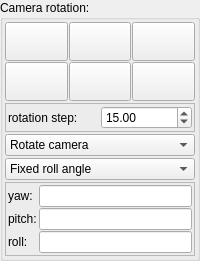
          <widget class="QGroupBox" name="groupBox_rotation">
           <property name="toolTip">
            <string>&lt;html&gt;&lt;head/&gt;&lt;body&gt;&lt;p&gt;Controls for camera rotation in three different axes&lt;/p&gt;&lt;p&gt;&lt;img src=&quot;:/tooltips/tooltips_images/Yaw_Pich_Roll.png&quot;/&gt;&lt;/p&gt;&lt;p&gt;image source: &amp;quot;&lt;a href=&quot;http://commons.wikimedia.org/wiki/File:Yaw_Axis_Corrected.svg#/media/File:Yaw_Axis_Corrected.svg&quot;&gt;&lt;span style=&quot; text-decoration: underline; color:#ae6326;&quot;&gt;Yaw Axis Corrected&lt;/span&gt;&lt;/a&gt;&amp;quot; by &lt;a href=&quot;//commons.wikimedia.org/wiki/File:Yaw_Axis.svg&quot;&gt;&lt;span style=&quot; text-decoration: underline; color:#ae6326;&quot;&gt;Yaw_Axis.svg&lt;/span&gt;&lt;/a&gt;: &lt;a href=&quot;//commons.wikimedia.org/wiki/User:Auawise&quot;&gt;&lt;span style=&quot; text-decoration: underline; color:#ae6326;&quot;&gt;Auawise&lt;/span&gt;&lt;/a&gt;derivative work: &lt;a href=&quot;//commons.wikimedia.org/w/index.php?title=User:Jrvz&amp;amp;action=edit&amp;amp;redlink=1&quot;&gt;&lt;span style=&quot; text-decoration: underline; color:#ae6326;&quot;&gt;Jrvz&lt;/span&gt;&lt;/a&gt; (&lt;a href=&quot;//commons.wikimedia.org/w/index.php?title=User_talk:Jrvz&amp;amp;action=edit&amp;amp;redlink=1&quot;&gt;&lt;span style=&quot; text-decoration: underline; color:#ae6326;&quot;&gt;talk&lt;/span&gt;&lt;/a&gt;) - &lt;a href=&quot;//commons.wikimedia.org/wiki/File:Yaw_Axis.svg&quot;&gt;&lt;span style=&quot; text-decoration: underline; color:#ae6326;&quot;&gt;Yaw_Axis.svg&lt;/span&gt;&lt;/a&gt;. Licensed under &lt;a href=&quot;http://creativecommons.org/licenses/by-sa/3.0&quot;&gt;&lt;span style=&quot; text-decoration: underline; color:#ae6326;&quot;&gt;CC BY-SA 3.0&lt;/span&gt;&lt;/a&gt; via &lt;a href=&quot;//commons.wikimedia.org/wiki/&quot;&gt;&lt;span style=&quot; text-decoration: underline; color:#ae6326;&quot;&gt;Wikimedia Commons&lt;/span&gt;&lt;/a&gt;.&lt;/p&gt;&lt;/body&gt;&lt;/html&gt;</string>
           </property>
           <property name="title">
            <string>Camera rotation:</string>
           </property>
           <layout class="QVBoxLayout" name="verticalLayout_3">
            <property name="spacing">
             <number>2</number>
            </property>
            <property name="leftMargin">
             <number>2</number>
            </property>
            <property name="topMargin">
             <number>2</number>
            </property>
            <property name="rightMargin">
             <number>2</number>
            </property>
            <property name="bottomMargin">
             <number>2</number>
            </property>
            <item>
             <layout class="QGridLayout" name="gridLayout_2">
              <property name="spacing">
               <number>1</number>
              </property>
              <item row="2" column="1">
               <widget class="QToolButton" name="bu_rotate_roll_left">
                <property name="sizePolicy">
                 <sizepolicy hsizetype="Minimum" vsizetype="Fixed">
                  <horstretch>0</horstretch>
                  <verstretch>0</verstretch>
                 </sizepolicy>
                </property>
                <property name="minimumSize">
                 <size>
                  <width>0</width>
                  <height>0</height>
                 </size>
                </property>
                <property name="toolTip">
                 <string>&lt;html&gt;&lt;head/&gt;&lt;body&gt;&lt;p&gt;Roll left&lt;/p&gt;&lt;/body&gt;&lt;/html&gt;</string>
                </property>
                <property name="text">
                 <string/>
                </property>
                <property name="icon">
                 <iconset theme="object-rotate-left" resource="icons.qrc">
                  <normaloff>:/navigation/icons/object-rotate-left.png</normaloff>:/navigation/icons/object-rotate-left.png</iconset>
                </property>
                <property name="iconSize">
                 <size>
                  <width>32</width>
                  <height>32</height>
                 </size>
                </property>
               </widget>
              </item>
              <item row="2" column="2">
               <widget class="QToolButton" name="bu_rotate_up">
                <property name="sizePolicy">
                 <sizepolicy hsizetype="Minimum" vsizetype="Fixed">
                  <horstretch>0</horstretch>
                  <verstretch>0</verstretch>
                 </sizepolicy>
                </property>
                <property name="minimumSize">
                 <size>
                  <width>0</width>
                  <height>0</height>
                 </size>
                </property>
                <property name="toolTip">
                 <string>&lt;html&gt;&lt;head/&gt;&lt;body&gt;&lt;p&gt;Pitch up&lt;/p&gt;&lt;/body&gt;&lt;/html&gt;</string>
                </property>
                <property name="text">
                 <string/>
                </property>
                <property name="icon">
                 <iconset theme="go-up" resource="icons.qrc">
                  <normaloff>:/navigation/icons/go-up.png</normaloff>:/navigation/icons/go-up.png</iconset>
                </property>
                <property name="iconSize">
                 <size>
                  <width>32</width>
                  <height>32</height>
                 </size>
                </property>
               </widget>
              </item>
              <item row="2" column="3">
               <widget class="QToolButton" name="bu_rotate_roll_right">
                <property name="sizePolicy">
                 <sizepolicy hsizetype="Minimum" vsizetype="Fixed">
                  <horstretch>0</horstretch>
                  <verstretch>0</verstretch>
                 </sizepolicy>
                </property>
                <property name="minimumSize">
                 <size>
                  <width>0</width>
                  <height>0</height>
                 </size>
                </property>
                <property name="toolTip">
                 <string>&lt;html&gt;&lt;head/&gt;&lt;body&gt;&lt;p&gt;Roll right&lt;/p&gt;&lt;/body&gt;&lt;/html&gt;</string>
                </property>
                <property name="text">
                 <string/>
                </property>
                <property name="icon">
                 <iconset theme="object-rotate-right" resource="icons.qrc">
                  <normaloff>:/navigation/icons/object-rotate-right.png</normaloff>:/navigation/icons/object-rotate-right.png</iconset>
                </property>
                <property name="iconSize">
                 <size>
                  <width>32</width>
                  <height>32</height>
                 </size>
                </property>
               </widget>
              </item>
              <item row="3" column="1">
               <widget class="QToolButton" name="bu_rotate_left">
                <property name="sizePolicy">
                 <sizepolicy hsizetype="Minimum" vsizetype="Fixed">
                  <horstretch>0</horstretch>
                  <verstretch>0</verstretch>
                 </sizepolicy>
                </property>
                <property name="minimumSize">
                 <size>
                  <width>0</width>
                  <height>0</height>
                 </size>
                </property>
                <property name="toolTip">
                 <string>&lt;html&gt;&lt;head/&gt;&lt;body&gt;&lt;p&gt;Yaw left&lt;/p&gt;&lt;/body&gt;&lt;/html&gt;</string>
                </property>
                <property name="text">
                 <string/>
                </property>
                <property name="icon">
                 <iconset theme="go-previous" resource="icons.qrc">
                  <normaloff>:/navigation/icons/go-previous.png</normaloff>:/navigation/icons/go-previous.png</iconset>
                </property>
                <property name="iconSize">
                 <size>
                  <width>32</width>
                  <height>32</height>
                 </size>
                </property>
               </widget>
              </item>
              <item row="3" column="2">
               <widget class="QToolButton" name="bu_rotate_down">
                <property name="sizePolicy">
                 <sizepolicy hsizetype="Minimum" vsizetype="Fixed">
                  <horstretch>0</horstretch>
                  <verstretch>0</verstretch>
                 </sizepolicy>
                </property>
                <property name="minimumSize">
                 <size>
                  <width>0</width>
                  <height>0</height>
                 </size>
                </property>
                <property name="toolTip">
                 <string>&lt;html&gt;&lt;head/&gt;&lt;body&gt;&lt;p&gt;Pitch down&lt;/p&gt;&lt;/body&gt;&lt;/html&gt;</string>
                </property>
                <property name="text">
                 <string/>
                </property>
                <property name="icon">
                 <iconset theme="go-down" resource="icons.qrc">
                  <normaloff>:/navigation/icons/go-down.png</normaloff>:/navigation/icons/go-down.png</iconset>
                </property>
                <property name="iconSize">
                 <size>
                  <width>32</width>
                  <height>32</height>
                 </size>
                </property>
               </widget>
              </item>
              <item row="3" column="3">
               <widget class="QToolButton" name="bu_rotate_right">
                <property name="sizePolicy">
                 <sizepolicy hsizetype="Minimum" vsizetype="Fixed">
                  <horstretch>0</horstretch>
                  <verstretch>0</verstretch>
                 </sizepolicy>
                </property>
                <property name="minimumSize">
                 <size>
                  <width>0</width>
                  <height>0</height>
                 </size>
                </property>
                <property name="toolTip">
                 <string>&lt;html&gt;&lt;head/&gt;&lt;body&gt;&lt;p&gt;Yaw right&lt;/p&gt;&lt;/body&gt;&lt;/html&gt;</string>
                </property>
                <property name="text">
                 <string/>
                </property>
                <property name="icon">
                 <iconset theme="go-next" resource="icons.qrc">
                  <normaloff>:/navigation/icons/go-next.png</normaloff>:/navigation/icons/go-next.png</iconset>
                </property>
                <property name="iconSize">
                 <size>
                  <width>32</width>
                  <height>32</height>
                 </size>
                </property>
               </widget>
              </item>
             </layout>
            </item>
            <item>
             <widget class="QFrame" name="single_camera_movement_step_de_3">
              <property name="frameShape">
               <enum>QFrame::StyledPanel</enum>
              </property>
              <property name="frameShadow">
               <enum>QFrame::Raised</enum>
              </property>
              <layout class="QVBoxLayout" name="verticalLayout_57">
               <property name="spacing">
                <number>2</number>
               </property>
               <property name="leftMargin">
                <number>2</number>
               </property>
               <property name="topMargin">
                <number>2</number>
               </property>
               <property name="rightMargin">
                <number>2</number>
               </property>
               <property name="bottomMargin">
                <number>2</number>
               </property>
               <item>
                <layout class="QHBoxLayout" name="horizontalLayout_11">
                 <property name="spacing">
                  <number>2</number>
                 </property>
                 <item>
                  <widget class="QLabel" name="label_125">
                   <property name="text">
                    <string>rotation step:</string>
                   </property>
                  </widget>
                 </item>
                 <item>
                  <widget class="MyDoubleSpinBox" name="spinbox_camera_rotation_step">
                   <property name="sizePolicy">
                    <sizepolicy hsizetype="Minimum" vsizetype="Maximum">
                     <horstretch>0</horstretch>
                     <verstretch>0</verstretch>
                    </sizepolicy>
                   </property>
                   <property name="toolTip">
                    <string>&lt;html&gt;&lt;head/&gt;&lt;body&gt;&lt;p&gt;Step of rotation in degrees&lt;/p&gt;&lt;/body&gt;&lt;/html&gt;</string>
                   </property>
                   <property name="prefix">
                    <string/>
                   </property>
                   <property name="suffix">
                    <string/>
                   </property>
                   <property name="decimals">
                    <number>2</number>
                   </property>
                   <property name="minimum">
                    <double>0.100000000000000</double>
                   </property>
                   <property name="maximum">
                    <double>90.000000000000000</double>
                   </property>
                   <property name="singleStep">
                    <double>1.000000000000000</double>
                   </property>
                   <property name="value">
                    <double>15.000000000000000</double>
                   </property>
                  </widget>
                 </item>
                </layout>
               </item>
              </layout>
             </widget>
            </item>
            <item>
             <widget class="MyComboBox" name="comboBox_camera_rotation_mode">
              <property name="sizePolicy">
               <sizepolicy hsizetype="Preferred" vsizetype="Maximum">
                <horstretch>0</horstretch>
                <verstretch>0</verstretch>
               </sizepolicy>
              </property>
              <property name="toolTip">
               <string>&lt;html&gt;&lt;head/&gt;&lt;body&gt;&lt;p&gt;Modes of camera rotation&lt;/p&gt;&lt;p&gt;&lt;span style=&quot; font-style:italic;&quot;&gt;Rotate camera&lt;/span&gt; - rotates the camera by moving the target around the camera&lt;/p&gt;&lt;p&gt;&lt;img src=&quot;:/tooltips/tooltips_images/rotate target around camera.png&quot;/&gt;&lt;/p&gt;&lt;p&gt;Rotate around target - rotates the camera by moving camera around the target&lt;/p&gt;&lt;p&gt;&lt;img src=&quot;:/tooltips/tooltips_images/rotate camera around target.png&quot;/&gt;&lt;/p&gt;&lt;p&gt;&lt;br/&gt;&lt;/p&gt;&lt;/body&gt;&lt;/html&gt;</string>
              </property>
              <item>
               <property name="text">
                <string>Rotate camera</string>
               </property>
              </item>
              <item>
               <property name="text">
                <string>Rotate around target</string>
               </property>
              </item>
             </widget>
            </item>
            <item>
             <widget class="MyComboBox" name="comboBox_camera_straight_rotation">
              <property name="sizePolicy">
               <sizepolicy hsizetype="Preferred" vsizetype="Maximum">
                <horstretch>0</horstretch>
                <verstretch>0</verstretch>
               </sizepolicy>
              </property>
              <property name="toolTip">
               <string>&lt;html&gt;&lt;head/&gt;&lt;body&gt;&lt;p&gt;Selection for rotation modes&lt;/p&gt;&lt;p&gt;Fixed roll angle - rotates camera using world axes. This mode does not change the roll angle but can be difficult to predict when camera is upside down or almost in vertical orientation.&lt;/p&gt;&lt;p&gt;Straight rotation - rotates camera using actual camera axes. This mode rotates camera in a more intuitive way.&lt;/p&gt;&lt;/body&gt;&lt;/html&gt;</string>
              </property>
              <item>
               <property name="text">
                <string>Fixed roll angle</string>
               </property>
              </item>
              <item>
               <property name="text">
                <string>Straight rotation</string>
               </property>
              </item>
             </widget>
            </item>
            <item>
             <widget class="QFrame" name="vect3_view_angle">
              <property name="frameShape">
               <enum>QFrame::StyledPanel</enum>
              </property>
              <property name="frameShadow">
               <enum>QFrame::Raised</enum>
              </property>
              <layout class="QVBoxLayout" name="verticalLayout_13">
               <property name="spacing">
                <number>2</number>
               </property>
               <property name="leftMargin">
                <number>2</number>
               </property>
               <property name="topMargin">
                <number>2</number>
               </property>
               <property name="rightMargin">
                <number>2</number>
               </property>
               <property name="bottomMargin">
                <number>2</number>
               </property>
               <item>
                <layout class="QFormLayout" name="formLayout_coordinates">
                 <property name="fieldGrowthPolicy">
                  <enum>QFormLayout::ExpandingFieldsGrow</enum>
                 </property>
                 <property name="horizontalSpacing">
                  <number>2</number>
                 </property>
                 <property name="verticalSpacing">
                  <number>1</number>
                 </property>
                 <item row="0" column="0">
                  <widget class="QLabel" name="label_15">
                   <property name="text">
                    <string>yaw:</string>
                   </property>
                  </widget>
                 </item>
                 <item row="0" column="1">
                  <widget class="MyLineEdit" name="vect3_camera_rotation_x">
                   <property name="sizePolicy">
                    <sizepolicy hsizetype="Expanding" vsizetype="Maximum">
                     <horstretch>0</horstretch>
                     <verstretch>0</verstretch>
                    </sizepolicy>
                   </property>
                   <property name="toolTip">
                    <string>&lt;html&gt;&lt;head/&gt;&lt;body&gt;&lt;p&gt;Rotation of camera around yaw axis (left &amp;lt;-&amp;gt; right)&lt;/p&gt;&lt;/body&gt;&lt;/html&gt;</string>
                   </property>
                  </widget>
                 </item>
                 <item row="1" column="0">
                  <widget class="QLabel" name="label_16">
                   <property name="text">
                    <string>pitch:</string>
                   </property>
                  </widget>
                 </item>
                 <item row="1" column="1">
                  <widget class="MyLineEdit" name="vect3_camera_rotation_y">
                   <property name="sizePolicy">
                    <sizepolicy hsizetype="Expanding" vsizetype="Maximum">
                     <horstretch>0</horstretch>
                     <verstretch>0</verstretch>
                    </sizepolicy>
                   </property>
                   <property name="toolTip">
                    <string>&lt;html&gt;&lt;head/&gt;&lt;body&gt;&lt;p&gt;Rotation of camera around pitch axis (up &amp;lt;-&amp;gt; down)&lt;/p&gt;&lt;/body&gt;&lt;/html&gt;</string>
                   </property>
                  </widget>
                 </item>
                 <item row="2" column="0">
                  <widget class="QLabel" name="label_17">
                   <property name="text">
                    <string>roll:</string>
                   </property>
                  </widget>
                 </item>
                 <item row="2" column="1">
                  <widget class="MyLineEdit" name="vect3_camera_rotation_z">
                   <property name="sizePolicy">
                    <sizepolicy hsizetype="Expanding" vsizetype="Maximum">
                     <horstretch>0</horstretch>
                     <verstretch>0</verstretch>
                    </sizepolicy>
                   </property>
                   <property name="toolTip">
                    <string>&lt;html&gt;&lt;head/&gt;&lt;body&gt;&lt;p&gt;Rotation of camera around roll axis (rotates image left &amp;lt;-&amp;gt; right)&lt;/p&gt;&lt;/body&gt;&lt;/html&gt;</string>
                   </property>
                  </widget>
                 </item>
                </layout>
               </item>
              </layout>
             </widget>
            </item>
           </layout>
          </widget>
